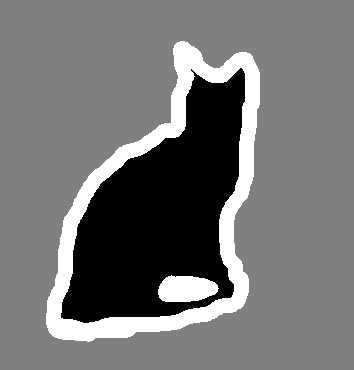
#> input picture Egyptian_Mau_12.png, 354 x 370 px, found by its file name
$ jupyter execute --allow-errors ComparisonObjectsTable.ipynb
#> lines starting #> are read from the running program, lines starting #| are printed output that depends on the picture; after the words box and inside, x2 and y2 are one past the last pixel; in counts of white or black regions, pixels touching at a corner belong together
# PQ& Vs, PQ+ - Objects Table 1

Thsi notebook contains the code to recreate the Table 1 in the paper, where we check that the reported overlaps are correct, and then convert the objects to latex code for rendering in the paper for the cat as this is a more complex picture than the first two examples.

[cell 1]
import cv2
import shapely
import numpy as np
from PIL import Image
import matplotlib.pyplot as plt
import matplotlib.image as mpimg
from shapely import Polygon, unary_union, intersection

For the first raw of the table we will make two rectangular objects of the same size that are only shifted along the x-axis. We use the `shapely` package for drawing these shapes, as it is the easiest to work with for drawing the shapes.

[cell 2]
# Two polygons of 0.5 by 2 (so with an area of 1), with an iou of exactly 0.5
rect_1 = Polygon([(0, 0), (0, 0.5), (2, 0.5), (2, 0), (0, 0)])
rect_2 = Polygon([(1, 0), (1, 0.5), (3, 0.5), (3, 0), (1, 0)])

# rects slightly shifted
rect_3 = Polygon([(0.05, 0), (0.05, 0.5), (2.05, 0.5), (2.05, 0), (0.05, 0)])
rect_4 = Polygon([(0.95, 0), (0.95, 0.5), (2.95, 0.5), (2.95, 0), (0.95, 0)])

# Now again shifted so that the IoU comes in at just more than 0.5
rect_5 = Polygon([(0, 0), (0, 0.5), (2, 0.5), (2, 0), (0, 0)])
rect_6 = Polygon([(2/3, 0), (2/3, 0.5), (2+2/3-0.01, 0.5), (2+2/3-0.01, 0), (2/3, 0)])

[cell 3]
def plot_shapely_object(obj, color, ax):
    x, y = obj.exterior.coords.xy
    ax.plot(x, y, color=color)
    ax.fill_between(x, y, facecolor=color, alpha=0.3)

[cell 4]
fig, axes = plt.subplots(nrows=1, ncols=3, figsize=(8, 1))
# Plot the first image where the overlap is too little for both
plot_shapely_object(rect_1, color='red', ax=axes[0])
plot_shapely_object(rect_2, color='green', ax=axes[0])
axes[0].set_title(round(intersection(rect_1, rect_2).area / unary_union([rect_1, rect_2]).area, 2))

# plot again with both objects slightly shifted
plot_shapely_object(rect_3, color='red', ax=axes[1])
plot_shapely_object(rect_4, color='green', ax=axes[1])
axes[1].set_title(round(intersection(rect_3, rect_4).area / unary_union([rect_3, rect_4]).area, 2))

# plot again with both objects slightly shifted
plot_shapely_object(rect_5, color='red', ax=axes[2])
plot_shapely_object(rect_6, color='green', ax=axes[2])
axes[2].set_title(round(intersection(rect_5, rect_6).area / unary_union([rect_5, rect_6]).area, 3))

plt.show()
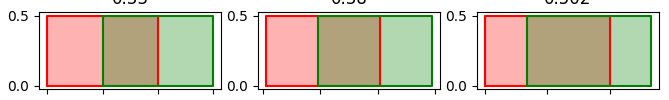
#> figure drawn by matplotlib, 3 panels

We repeat the same process for the squares, and plot them again with their overlap.

[cell 5]
square_1 = Polygon([(0, 0), (0, 2), (2, 2), (2, 0), (0, 0)])
square_2 = Polygon([(1, 1), (1, 3), (3, 3), (3, 1), (1, 1)])

square_3 = Polygon([(0, 0), (0, 2), (2, 2), (2, 0), (0, 0)])
square_4 = Polygon([(0.585, 0.585), (0.585, 2.585), (2.585, 2.585), (2.585, 0.585), (0.585, 0.585)])

square_5 = Polygon([(0, 0), (0, 2), (2, 2), (2, 0), (0, 0)])
square_6 = Polygon([(0.365, 0.365), (0.365, 2.365), (2.365, 2.365), (2.365, 0.365), (0.365, 0.365)])

[cell 6]
fig, axes = plt.subplots(nrows=1, ncols=3, figsize=(12, 4))

# Plot the first image where the overlap is too little for both
plot_shapely_object(square_1, color='red', ax=axes[0])
plot_shapely_object(square_2, color='green', ax=axes[0])
axes[0].set_title(round(intersection(square_1, square_2).area / unary_union([square_1, square_2]).area, 2))

plot_shapely_object(square_3, color='red', ax=axes[1])
plot_shapely_object(square_4, color='green', ax=axes[1])
axes[1].set_title(round(intersection(square_3, square_4).area / unary_union([square_3, square_4]).area, 2))

plot_shapely_object(square_5, color='red', ax=axes[2])
plot_shapely_object(square_6, color='green', ax=axes[2])
axes[2].set_title(round(intersection(square_5, square_6).area / unary_union([square_5, square_6]).area, 2))

plt.show()
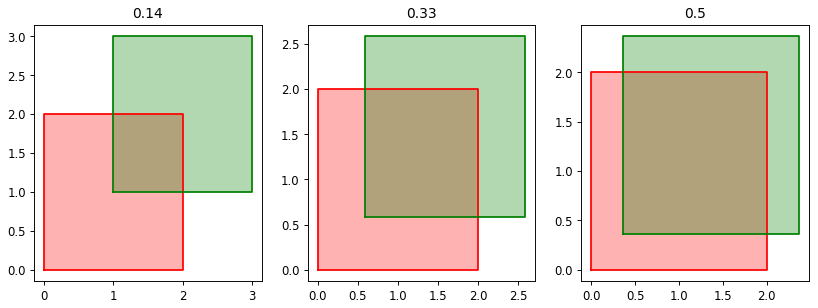
#> figure drawn by matplotlib, 3 panels

For the final image we take a 'real' image of a cat as example of a contour, extract the contour, and shift it so that it has the amounts of overlap required for the various conditions as shown in Table 1 in the paper.

[cell 7]
# Load the image
image_annotation = mpimg.imread('Egyptian_Mau_12.png')*255 # convert to the trimap representation
#> image_annotation: shape (370, 354) float32; min 1, max 3, mean 1.91

# show image
plt.imshow(image_annotation)

We take the contour of the cat (indicated by the 1 in the matrix) and move this around to get the different values.

[cell 8]
def preprocess_mask(mask):
    mask[mask == 1] = 1
    mask[(mask == 2) | (mask == 3)] = 0
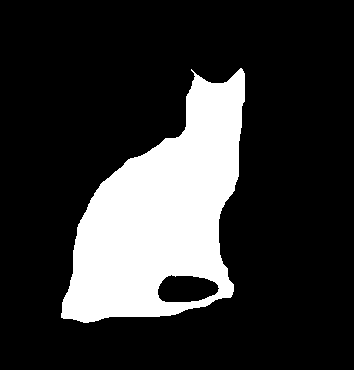
#> mask: shape (370, 354) float32; values 0 (black) and 1 (white), 20.2% white; 1 white region
    return mask

[cell 9]
# load the annotation
annotation = preprocess_mask(image_annotation)
# get contours of cat

[cell 10]
image = np.zeros_like(annotation)
cat_contours = cv2.findContours(annotation.astype(np.uint8), cv2.RETR_EXTERNAL, cv2.CHAIN_APPROX_NONE)
#> cat_contours = 1 contour; box (x1, y1, x2, y2) and area: (61, 68, 245, 323) 27395
cv2.drawContours(image, [cat_contours[0][0]], -1, 255, thickness=5)
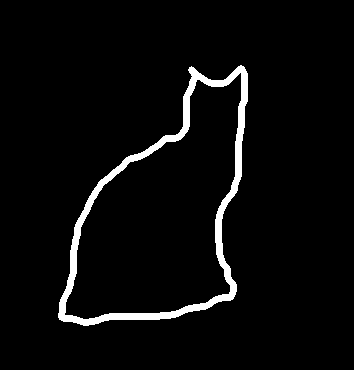
#> image: shape (370, 354) float32; 4% white; 1 white region, box (x1, y1, x2, y2) and area: (58, 65, 248, 326) 5233
plt.imshow(image)

[cell 11]
# Define our translation
cat_contours = cv2.findContours(annotation.astype(np.uint8), cv2.RETR_EXTERNAL, cv2.CHAIN_APPROX_NONE)
cv2.drawContours(np.zeros_like(annotation), [cat_contours[0][0]], -1, 255, thickness=5)
first_T = np.float32([
    [1, 0, -20],
    [0, 1, -150]])
shifted_1 = cv2.warpAffine(annotation, first_T, (annotation.shape[1], annotation.shape[0]))
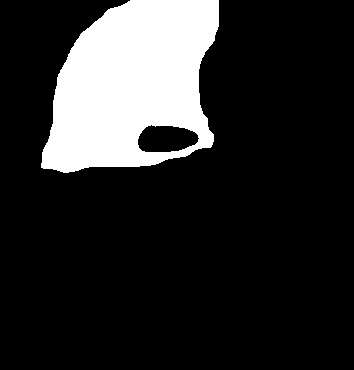
#> shifted_1: shape (370, 354) float32; values 0 (black) and 1 (white), 16.9% white; 1 white region
shifted_1_contours = cv2.findContours(shifted_1.astype(np.uint8), cv2.RETR_EXTERNAL, cv2.CHAIN_APPROX_NONE)
#> shifted_1_contours = 1 contour; box (x1, y1, x2, y2) and area: (41, 0, 219, 173) 23105
a = cv2.drawContours(np.zeros_like(annotation), [shifted_1_contours[0][0]], -1, (0, 0, 255), thickness=5)
#> a: shape (370, 354) float32; every value is 0
plt.imshow(a)

# [24 lines of commented-out code are left out]

[cell 12]
fig, axes = plt.subplots(nrows=1, ncols=3, figsize=(10, 5))
axes[0].imshow(image)
#> (the rest of this cell did not finish here and is left out)

[cell 13]
def approx(contour):
    epsilon = 0.005 * cv2.arcLength(contour, True)
    approx = cv2.approxPolyDP(contour, epsilon, True)
    return approx

[cell 14]
def create_binary_cat_image(original_image, x_shift=0, y_shift=0):
    binary_image = cv2.cvtColor(original_image, cv2.COLOR_BGR2GRAY)
    image_black = np.zeros_like(original_image)
    transformation = np.float32([
        [1, 0, x_shift],
        [0, 1, y_shift]])
    shifted = cv2.warpAffine(binary_image, transformation, (binary_image.shape[1], binary_image.shape[0]))
    contours = approx(cv2.findContours(shifted, cv2.RETR_EXTERNAL, cv2.CHAIN_APPROX_NONE)[0][0])
    print(contours)
    return {'contours': contours,
            'full': cv2.drawContours(image_black, [contours], -1, (255,255, 255), -1)}

[cell 15]
# Now we define a function to get both PQ and PQ&
def PQ_calculation(gt_mask, pred_mask):

    intersection_area = np.logical_and(gt_mask, pred_mask).sum()
    only_gt = ((gt_mask - pred_mask) > 0).sum()
    only_pred = ((pred_mask - gt_mask) > 0).sum()
    union = ((pred_mask + gt_mask)>0).sum()
    IOU = intersection_area / union

    print(intersection_area/only_gt, intersection_area/only_pred, IOU)

#> (a cell that did not finish here is left out)

#> (a cell that did not finish here is left out)

#> (a cell that did not finish here is left out)

[cell 19]
def polygon_to_tikz(polygon):
    poly_coords = tuple(polygon.exterior.coords)
    nodes = "\draw " + " -- ".join([str(item) for item in poly_coords])
    print(nodes+';')

#> (a cell that did not finish here is left out)

[cell 21]
def get_cat(x_shift, y_shift):
    return Polygon([(0+x_shift, 0+y_shift),
                   (1+x_shift, 0+y_shift),
                   (2+x_shift, 1+y_shift),
                   (2+x_shift, 2+y_shift),
                   (2.5+x_shift,3+y_shift),
                   (1+x_shift, 2.5+y_shift),
                   (0+x_shift, 2.5+y_shift),
                   (-1.5+x_shift, 3+y_shift),
                   (-1+x_shift, 2+y_shift),
                   (-1+x_shift, 1+y_shift),
                   (0+x_shift, 0+y_shift)])

[cell 22]
shapely.unary_union([get_cat(0, 0), get_cat(1, 1)])

[cell 23]
def get_overlap_stats(r1, r2):
    intersect = shapely.intersection(r1, r2).area
    IOU = intersect/ shapely.union(r1, r2).area
    print("The overlap IoU between the two rectangles is %.5f" % IOU)
    print("The single rectangle iou overlap is %.5f for r1" % (intersect / r1.area))
    print("The single rectangle iou overlap is %.5f for r2" % (intersect / r2.area))

[cell 24]
a = get_cat(0, 0)
b = get_cat(0.5, 0.965)
